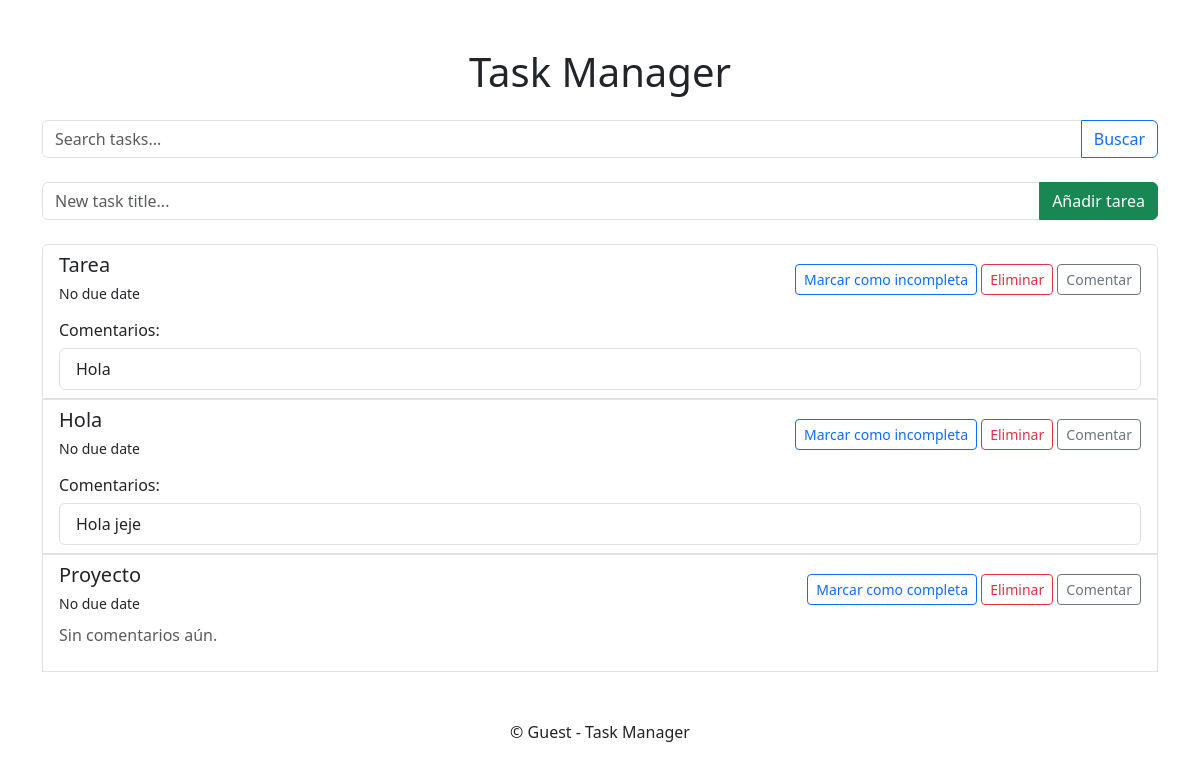
/, run on an earlier commit of the app's database.
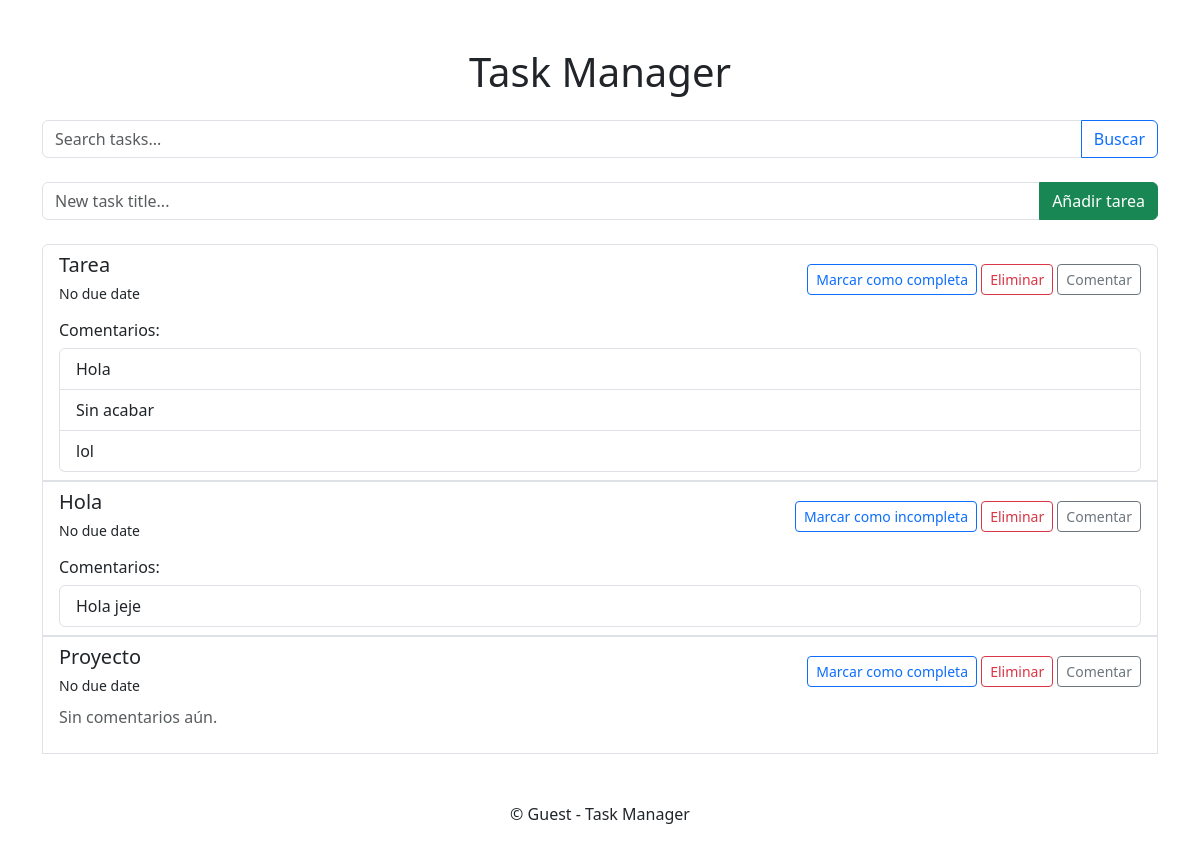
And on a later commit of the database.
### models.py (models this page shows)
class Task(db.Model):
    __tablename__ = 'task'
    id = db.Column(db.Integer, primary_key=True)
    title = db.Column(db.String(100), nullable=False)
    completed = db.Column(db.Boolean, default=False)
    due_date = db.Column(db.DateTime, nullable=True)
    user_id = db.Column(
        db.Integer,
        db.ForeignKey('user.id', name='fk_task_user_id'),  # Añade un nombre a la clave foránea
        nullable=True
    )
    comments = db.relationship('Comment', back_populates='task')
    tags = db.relationship('Tag', secondary='task_tag', back_populates='tasks')

class Comment(db.Model):
    __tablename__ = 'comment'
    id = db.Column(db.Integer, primary_key=True)
    content = db.Column(db.String(200), nullable=False)
    task_id = db.Column(
        db.Integer,
        db.ForeignKey('task.id', name='fk_comment_task_id'),  # Añade un nombre a la clave foránea
        nullable=False
    )
    task = db.relationship('Task', back_populates='comments')

### app.py (the view)
@app.route('/')
def index():
    tasks = Task.query.all()
    now = datetime.now()
    for task in tasks:
        if task.due_date and task.due_date < now and not task.completed:
            task.alert = True  # Usar una variable o lógica para alertas
    return render_template('index.html', tasks=tasks)

### templates/index.html (shortened to what this page needs)
<!DOCTYPE html>
<html lang="en">
<head>
    <link href="https://cdn.jsdelivr.net/npm/bootstrap@5.3.0/dist/css/bootstrap.min.css" rel="stylesheet">
</head>
<body>
    <div class="container mt-5">
        <h1 class="text-center mb-4">Task Manager</h1>
        <form class="input-group mb-4" action="{{ url_for('search') }}" method="get">
            <input type="text" class="form-control" name="query" placeholder="Search tasks...">
            <button class="btn btn-outline-primary" type="submit">Buscar</button>
        </form>
        <form action="{{ url_for('add_task') }}" method="post" class="mb-4">
            <div class="input-group">
                <input type="text" name="title" class="form-control" placeholder="New task title..." required>
                <button class="btn btn-success" type="submit">Añadir tarea</button>
            </div>
        </form>
        {% if tasks %}
            <ul class="list-group mb-4">
                {% for task in tasks %}
                    <li class="list-group-item {% if task.alert %}list-group-item-danger{% endif %}">
                        <div class="d-flex justify-content-between align-items-center">
                            <div>
                                <h5 class="mb-1">{{ task.title }}</h5>
                                <small>
                                    {% if task.due_date %}
                                        Due: {{ task.due_date.strftime('%Y-%m-%d %H:%M') }}
                                    {% else %}
                                        No due date
                                    {% endif %}
                                </small>
                            </div>
                            <div>
                                <a href="{{ url_for('complete_task', task_id=task.id) }}" class="btn btn-sm btn-outline-primary">
                                    {% if task.completed %}Marcar como incompleta{% else %}Marcar como completa{% endif %}
                                </a>
                                <a href="{{ url_for('delete_task', task_id=task.id) }}" class="btn btn-sm btn-outline-danger">Eliminar</a>
                                <button class="btn btn-sm btn-outline-secondary" data-bs-toggle="modal" data-bs-target="#commentModal{{ task.id }}">Comentar</button>
                            </div>
                        </div>
                        {% if task.comments %}
                            <div class="mt-3">
                                <h6>Comentarios:</h6>
                                <ul class="list-group">
                                    {% for comment in task.comments %}
                                        <li class="list-group-item">
                                            {{ comment.content }}
                                        </li>
                                    {% endfor %}
                                </ul>
                            </div>
                        {% else %}
                            <p class="mt-2 text-muted">Sin comentarios aún.</p>
                        {% endif %}
                    </li>
                {% endfor %}
            </ul>
        {% else %}
            <p class="text-center">Sin tareas aún.</p>
        {% endif %}
        <footer class="text-center mt-5">
            <p>&copy; {{ current_user.username if current_user.is_authenticated else 'Guest' }} - Task Manager</p>
        </footer>
    </div>
</body>
</html>

What changed in the data, as far as the page shows it:
changed Task "Tarea": completed "Marcar como incompleta" → "Marcar como completa"
added Comment: content "Sin acabar", shown under Task "Tarea"
added Comment: content "lol", shown under Task "Tarea"
